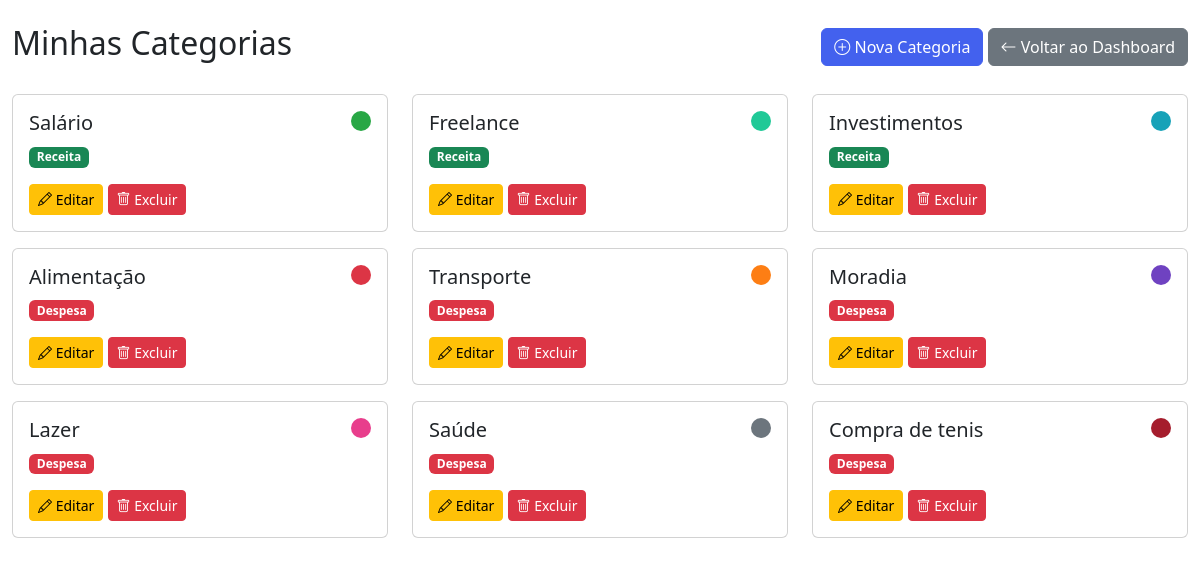
Screenshot of /categorias/ (signed in) with the database file from the repository.
### financas/models.py (models this page shows, shortened)
class Categoria(models.Model):
    TIPO_CHOICES = [
        ('receita', 'Receita'),
        ('despesa', 'Despesa'),
    ]
    nome = models.CharField(max_length=100)
    tipo = models.CharField(max_length=10, choices=TIPO_CHOICES)
    cor = models.CharField(max_length=7, default='#4361ee')
    usuario = models.ForeignKey(User, on_delete=models.CASCADE)

### financas/views.py (the view)
# urls.py: path('categorias/', views.listar_categorias, name='listar_categorias'),
@login_required
def listar_categorias(request):
    categorias = Categoria.objects.filter(usuario=request.user)
    return render(request, 'financas/categorias_list.html', {'categorias': categorias})

### financas/templates/financas/categorias_list.html (shortened to what this page needs)
{% extends 'base.html' %}
{% block content %}
<div class="container-fluid mt-4">
    <div class="d-flex justify-content-between align-items-center mb-4">
        <h2>Minhas Categorias</h2>
        <div>
            <a href="{% url 'criar_categoria' %}" class="btn btn-primary">
                <i class="bi bi-plus-circle"></i> Nova Categoria
            </a>
            <a href="{% url 'dashboard' %}" class="btn btn-secondary">
                <i class="bi bi-arrow-left"></i> Voltar ao Dashboard
            </a>
        </div>
    </div>
    <div class="row">
        {% for categoria in categorias %}
        <div class="col-md-6 col-lg-4 mb-3">
            <div class="card">
                <div class="card-body">
                    <div class="d-flex justify-content-between align-items-start">
                        <div>
                            <h5 class="card-title">{{ categoria.nome }}</h5>
                            <span class="badge {% if categoria.tipo == 'receita' %}bg-success{% else %}bg-danger{% endif %}">
                                {{ categoria.get_tipo_display }}
                            </span>
                        </div>
                        <div class="color-indicator" style="background-color: {{ categoria.cor }}; width: 20px; height: 20px; border-radius: 50%;"></div>
                    </div>
                    <div class="mt-3">
                        <a href="{% url 'editar_categoria' categoria.id %}" class="btn btn-sm btn-warning">
                            <i class="bi bi-pencil"></i> Editar
                        </a>
                        <a href="{% url 'excluir_categoria' categoria.id %}" class="btn btn-sm btn-danger">
                            <i class="bi bi-trash"></i> Excluir
                        </a>
                    </div>
                </div>
            </div>
        </div>
        {% endfor %}
    </div>
</div>
{% endblock %}

### financas/templates/base.html (shortened to what this page needs)
<!DOCTYPE html>
<html lang="pt-BR">
<head>
    <link rel="stylesheet" href="https://cdn.jsdelivr.net/npm/bootstrap-icons@1.10.0/font/bootstrap-icons.css">
    <link href="https://cdn.jsdelivr.net/npm/bootstrap@5.3.0/dist/css/bootstrap.min.css" rel="stylesheet">
</head>
<body>
    <main>
        {% block content %}
        {% endblock %}
    </main>
</body>
</html>

### financas/templates/base.html (style rules this page uses)
:root { --primary: #4361ee; --primary-dark: #3a56d4; --success: #4cc9f0; --danger: #f72585; --warning: #f8961e; }
.btn-primary { background-color: var(--primary); border-color: var(--primary); }

### rows the page displays
Categoria: nome "Salário", tipo "Receita"
Categoria: nome "Freelance", tipo "Receita"
Categoria: nome "Investimentos", tipo "Receita"
Categoria: nome "Alimentação", tipo "Despesa"
Categoria: nome "Transporte", tipo "Despesa"
Categoria: nome "Moradia", tipo "Despesa"
Categoria: nome "Lazer", tipo "Despesa"
Categoria: nome "Saúde", tipo "Despesa"
Categoria: nome "Compra de tenis", tipo "Despesa"
